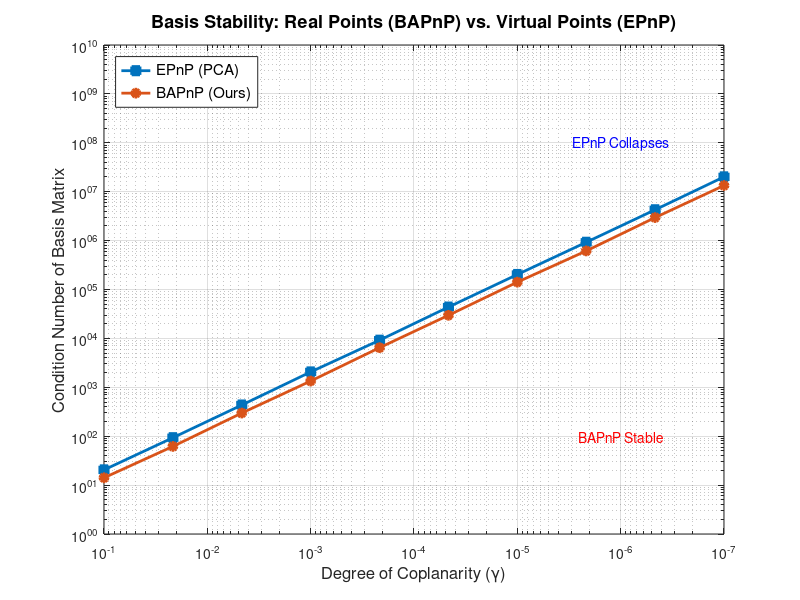

This figure's MATLAB source:
function test_pnp_basis_stability()
% TEST_PNP_BASIS_STABILITY
% 

    clc; clear; close all;

    %% 1. 实验参数
    n_points = 20;
    n_trials = 500; 
    gammas = logspace(-1, -7, 10); 
    
    cond_bapnp = zeros(length(gammas), 1);
    cond_epnp  = zeros(length(gammas), 1);

    fprintf('Running Basis Stability Test (Corrected)...\n');
    fprintf('%-10s | %-15s | %-15s\n', 'Gamma', 'Cond(Basis_BA)', 'Cond(Basis_EP)');
    fprintf('----------------------------------------------\n');

    %% 2. 主循环
    for i = 1:length(gammas)
        gamma = gammas(i);
        
        c_b_list = [];
        c_e_list = [];
        
        for k = 1:n_trials
            % --- A. 生成准平面场景 ---
            % 随机 xy, 压缩 z
            Pw_raw = (rand(3, n_points) - 0.5) * 10;
            Pw = Pw_raw;
            Pw(3, :) = Pw(3, :) * gamma; 
            
            % 随机旋转一下，避免轴对齐带来的偶然性
            R_rand = random_rotation();
            Pw = R_rand * Pw;

            % --- B. BAPnP: 贪婪选点基底 ---
            [basis_idx] = select_greedy_basis(Pw);
            Pb = Pw(:, basis_idx);
            
            % BAPnP 的基底矩阵 (用于计算 alpha, beta, gamma)
            % P = P4 + alpha*(P1-P4) + beta*(P2-P4) + gamma*(P3-P4)
            % Basis_Mat = [P1-P4, P2-P4, P3-P4]
            T_bapnp = [Pb(:,1)-Pb(:,4), Pb(:,2)-Pb(:,4), Pb(:,3)-Pb(:,4)];
            
            % 记录条件数
            c_b_list = [c_b_list; cond(T_bapnp)];
            
            % --- C. EPnP: PCA 控制点基底 ---
            [U, S, ~] = svd(cov(Pw'));
            eigen_vals = diag(S);
            mean_p = mean(Pw, 2);
            
            % 标准 EPnP 控制点定义 (参考 OpenCV/Lepetit 论文)
            % C1 = mean
            % C2 = mean + sqrt(lambda1)*v1
            % C3 = mean + sqrt(lambda2)*v2
            % C4 = mean + sqrt(lambda3)*v3  <-- 罪魁祸首！当 lambda3 -> 0 时，C4 和 C1 重合
            Cw = zeros(3, 4);
            Cw(:,1) = mean_p;
            Cw(:,2) = mean_p + sqrt(eigen_vals(1)) * U(:,1);
            Cw(:,3) = mean_p + sqrt(eigen_vals(2)) * U(:,2);
            Cw(:,4) = mean_p + sqrt(eigen_vals(3)) * U(:,3);
            
            % EPnP 的基底矩阵 (齐次形式)
            % [C1 C2 C3 C4; 1 1 1 1]
            C_homo = [Cw; ones(1, 4)];
            
            c_e_list = [c_e_list; cond(C_homo)];
        end
        
        cond_bapnp(i) = median(c_b_list);
        cond_epnp(i)  = median(c_e_list);
        
        fprintf('%.1e    | %.2e        | %.2e\n', gamma, cond_bapnp(i), cond_epnp(i));
    end

    %% 3. 绘图
    figure('Color', 'w', 'Position', [300, 300, 600, 450]);
    loglog(gammas, cond_epnp, '-s', 'Color', [0, 0.4470, 0.7410], ...
        'LineWidth', 2, 'MarkerFaceColor', [0, 0.4470, 0.7410], 'DisplayName', 'EPnP (PCA)');
    hold on;
    loglog(gammas, cond_bapnp, '-o', 'Color', [0.8500, 0.3250, 0.0980], ...
        'LineWidth', 2, 'MarkerFaceColor', [0.8500, 0.3250, 0.0980], 'DisplayName', 'BAPnP (Ours)');
    
    set(gca, 'XDir', 'reverse');
    grid on;
    xlabel('Degree of Coplanarity (\gamma)', 'FontSize', 12);
    ylabel('Condition Number of Basis Matrix', 'FontSize', 12);
    title(['Basis Stability: Real Points (BAPnP) vs. Virtual Points (EPnP)'], 'FontSize', 13);
    legend('Location', 'northwest', 'FontSize', 11);
    ylim([1e0, 1e10]); 
    
    % 添加标注
    text(1e-6, 1e8, 'EPnP Collapses', 'Color', 'b', 'FontSize', 10, 'HorizontalAlignment', 'center');
    text(1e-6, 1e2, 'BAPnP Stable', 'Color', 'r', 'FontSize', 10, 'HorizontalAlignment', 'center');
end

%% --- 贪婪选点策略 ---
function base_idx = select_greedy_basis(P)
    N = size(P, 2);
    base_idx = zeros(1, 4);
    
    % 1. 离质心最远
    cent = mean(P, 2);
    d2 = sum((P - cent).^2, 1);
    [~, base_idx(1)] = max(d2);
    
    % 2. 离 P1 最远
    d2 = sum((P - P(:, base_idx(1))).^2, 1);
    [~, base_idx(2)] = max(d2);
    
    % 3. 离 P1-P2 直线最远
    p1 = P(:, base_idx(1));
    p2 = P(:, base_idx(2));
    v12 = p2 - p1;
    % 叉乘计算距离
    vecs = P - p1;
    cp = cross(repmat(v12, 1, N), vecs);
    d2_line = sum(cp.^2, 1); % 省略了除以模长，因为只比大小
    [~, base_idx(3)] = max(d2_line);
    
    % 4. 离 P1-P2-P3 平面最远
    p3 = P(:, base_idx(3));
    v13 = p3 - p1;
    normal = cross(v12, v13);
    if norm(normal) < 1e-10
        % 几乎共线，随便选一个远的
        [~, base_idx(4)] = max(sum((P - cent).^2, 1)); 
    else
        normal = normal / norm(normal);
        d_plane = abs(normal' * (P - p1));
        [~, base_idx(4)] = max(d_plane);
    end
end

function R = random_rotation()
    [Q, ~] = qr(randn(3));
    R = Q;
end
